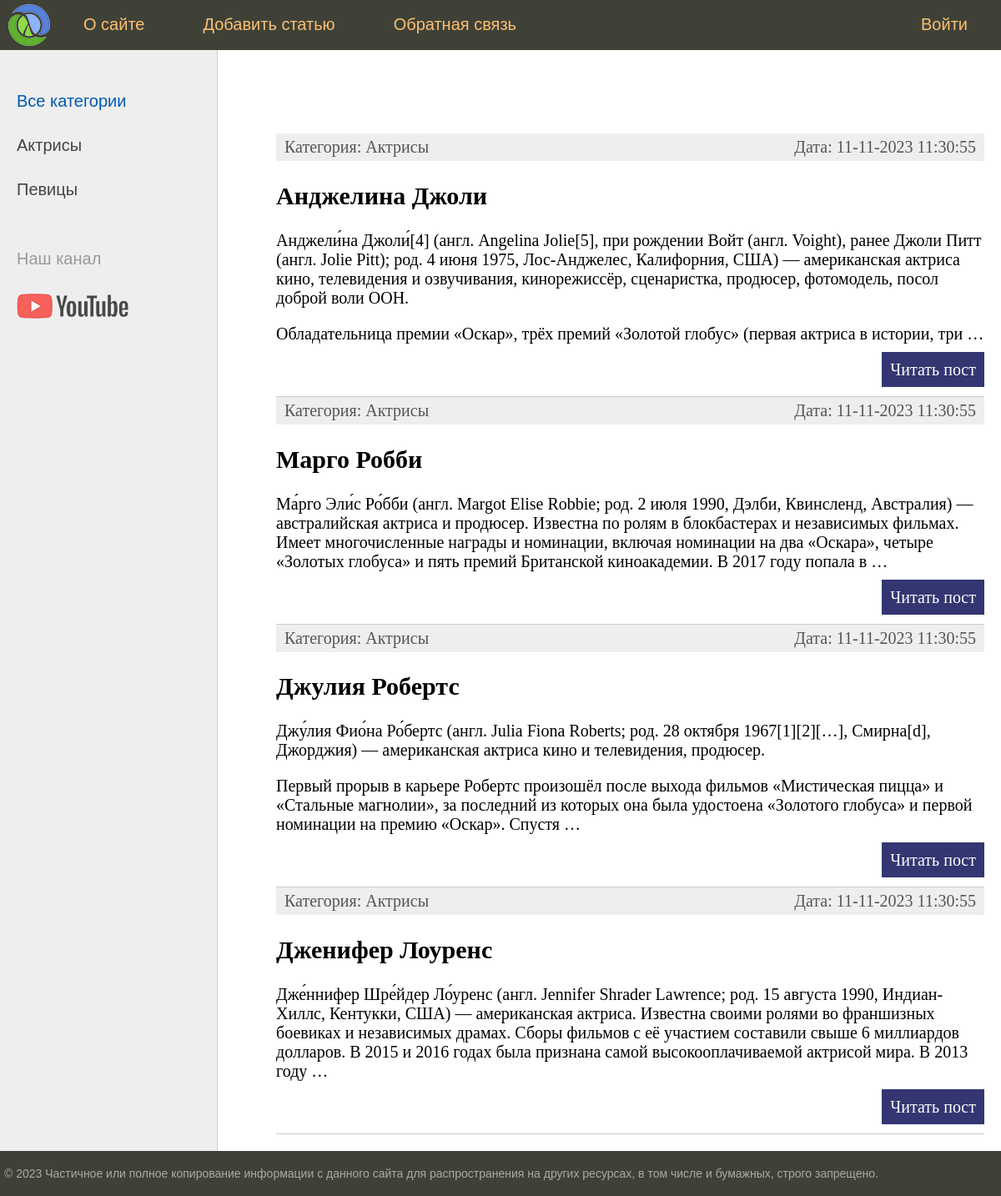
The app's page /, older data.
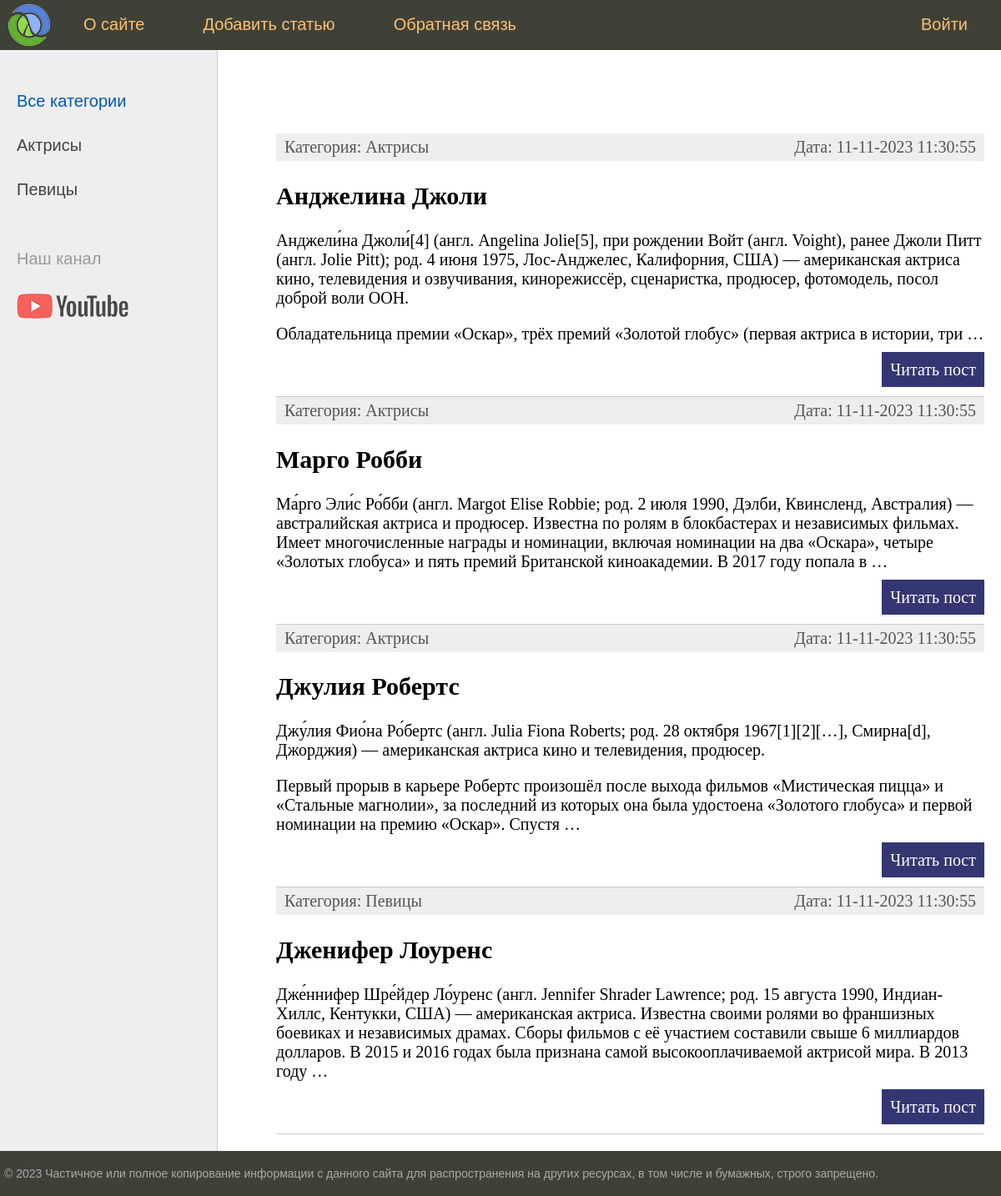
The same page, newer data.
### women/models.py (models this page shows, shortened)
class Women(models.Model):
    class Status(models.IntegerChoices):
        DRAFT = 0, 'Черновик'
        PUBLISHED = 1, 'Опубликовано'
    title = models.CharField(max_length=255)
    slug = models.SlugField(max_length=255, unique=True, db_index=True)
    content = models.TextField(blank=True)
    time_create = models.DateTimeField(auto_now_add=True)
    time_update = models.DateTimeField(auto_now=True)
    is_published = models.BooleanField(choices=Status.choices, default=Status.DRAFT)
    cat = models.ForeignKey('Category', on_delete=models.PROTECT, related_name='posts')
    tags = models.ManyToManyField('TagPost', blank=True, related_name='tags')
    objects = models.Manager()
    published = PublishedManager()
    class Meta:
        ordering = ['-time_create']
        indexes = [
            models.Index(fields=['-time_create']),
        ]
    def get_absolute_url(self):
        return reverse('post', kwargs={'post_slug': self.slug})

class Category(models.Model):
    name = models.CharField(max_length=100, db_index=True)
    slug = models.SlugField(max_length=255, unique=True, db_index=True)
    def get_absolute_url(self):
        return reverse('category', kwargs={'cat_slug': self.slug})

### women/views.py (the view)
# urls.py: path('', index, name='home'),
def index(request: HttpRequest) -> HttpResponse:
    posts = Women.published.all()
    data = {
        'title': 'Главная страница',
        'menu': menu,
        'posts': posts,
        'cat_selected': 0,
    }
    return render(request, 'women/index.html', context=data)

### women/models.py (called while the page is built)
    def get_queryset(self) -> models.QuerySet:
        return super().get_queryset().filter(is_published=Women.Status.PUBLISHED)

### women/templatetags/women_tags.py (called while the page is built)
@register.inclusion_tag('women/list_categories.html')
def show_categories(cat_selected: int = 0) -> dict[str, Category | int]:
    cats = Category.objects.all()
    return {'cats': cats, 'cat_selected': cat_selected}

### women/templates/women/index.html (shortened to what this page needs)
{% extends 'base.html' %}
{% block content %}
    <ul class="list-articles">
        {% for p in posts %}
            <li>
                <div class="article-panel">
                    <p class="first">Категория: {{ p.cat.name }}</p>
                    <p class="last">Дата: {{ p.time_update|date:"d-m-Y H:i:s" }}</p>
                </div>
                <h2>{{ p.title }}</h2>
                {% autoescape off %}
                    {{ p.content|linebreaks|truncatewords:50 }}
                {% endautoescape %}
                <p class="link-read-post"><a href="{{ p.get_absolute_url }}">Читать пост</a></p>
            </li>
        {% endfor %}
    </ul>
{% endblock %}

Row changes from the older to the newer data that the page shows:
changed Women "Дженифер Лоуренс": cat.name "Актрисы" → "Певицы"
